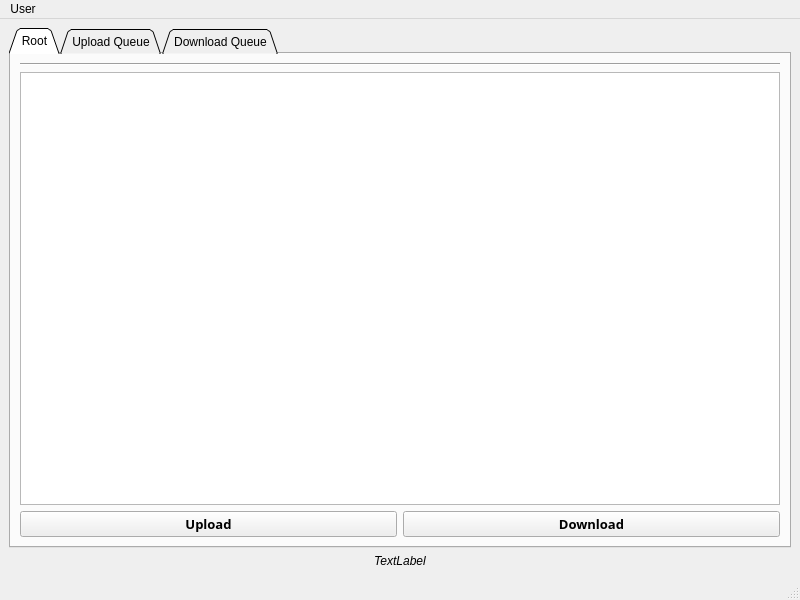
<?xml version="1.0" encoding="UTF-8"?>
<ui version="4.0">
 <class>MainView</class>
 <widget class="QMainWindow" name="MainView">
  <property name="windowModality">
   <enum>Qt::NonModal</enum>
  </property>
  <property name="geometry">
   <rect>
    <x>0</x>
    <y>0</y>
    <width>800</width>
    <height>600</height>
   </rect>
  </property>
  <property name="windowTitle">
   <string>Kafka File Server</string>
  </property>
  <property name="windowIcon">
   <iconset resource="resources.qrc">
    <normaloff>:/icons/origami.ico</normaloff>:/icons/origami.ico</iconset>
  </property>
  <property name="iconSize">
   <size>
    <width>45</width>
    <height>45</height>
   </size>
  </property>
  <property name="tabShape">
   <enum>QTabWidget::Triangular</enum>
  </property>
  <widget class="QWidget" name="centralwidget">
   <layout class="QVBoxLayout" name="verticalLayout">
    <item>
     <widget class="QTabWidget" name="tabWidget">
      <property name="sizePolicy">
       <sizepolicy hsizetype="Expanding" vsizetype="Expanding">
        <horstretch>0</horstretch>
        <verstretch>0</verstretch>
       </sizepolicy>
      </property>
      <property name="tabShape">
       <enum>QTabWidget::Triangular</enum>
      </property>
      <property name="currentIndex">
       <number>0</number>
      </property>
      <widget class="QWidget" name="rootTab">
       <attribute name="title">
        <string>Root</string>
       </attribute>
       <layout class="QVBoxLayout" name="verticalLayout_2">
        <item>
         <widget class="Line" name="line">
          <property name="orientation">
           <enum>Qt::Horizontal</enum>
          </property>
         </widget>
        </item>
        <item>
         <widget class="QListView" name="listView"/>
        </item>
        <item>
         <layout class="QHBoxLayout" name="horizontalLayout">
          <item>
           <widget class="QPushButton" name="uploadButton">
            <property name="font">
             <font>
              <family>Segoe UI Semibold</family>
              <pointsize>10</pointsize>
              <weight>75</weight>
              <bold>true</bold>
             </font>
            </property>
            <property name="text">
             <string>Upload</string>
            </property>
           </widget>
          </item>
          <item>
           <widget class="QPushButton" name="downloadButton">
            <property name="font">
             <font>
              <family>Segoe UI Semibold</family>
              <pointsize>10</pointsize>
              <weight>75</weight>
              <bold>true</bold>
             </font>
            </property>
            <property name="text">
             <string>Download</string>
            </property>
           </widget>
          </item>
         </layout>
        </item>
       </layout>
      </widget>
      <widget class="QWidget" name="uploadQueueTab">
       <attribute name="title">
        <string>Upload Queue</string>
       </attribute>
       <layout class="QVBoxLayout" name="verticalLayout_3">
        <item>
         <widget class="QListView" name="uploadListView"/>
        </item>
       </layout>
      </widget>
      <widget class="QWidget" name="downloadQueueTab">
       <attribute name="title">
        <string>Download Queue</string>
       </attribute>
       <layout class="QVBoxLayout" name="verticalLayout_4">
        <item>
         <widget class="QListView" name="downloadListView"/>
        </item>
       </layout>
      </widget>
     </widget>
    </item>
    <item>
     <widget class="QLabel" name="label">
      <property name="font">
       <font>
        <family>Segoe UI</family>
        <pointsize>9</pointsize>
        <italic>true</italic>
       </font>
      </property>
      <property name="frameShape">
       <enum>QFrame::NoFrame</enum>
      </property>
      <property name="frameShadow">
       <enum>QFrame::Plain</enum>
      </property>
      <property name="lineWidth">
       <number>0</number>
      </property>
      <property name="text">
       <string>TextLabel</string>
      </property>
      <property name="alignment">
       <set>Qt::AlignCenter</set>
      </property>
     </widget>
    </item>
   </layout>
  </widget>
  <widget class="QMenuBar" name="menubar">
   <property name="geometry">
    <rect>
     <x>0</x>
     <y>0</y>
     <width>800</width>
     <height>26</height>
    </rect>
   </property>
   <widget class="QMenu" name="menuUser">
    <property name="title">
     <string>User</string>
    </property>
    <addaction name="actionLog_out"/>
   </widget>
   <addaction name="menuUser"/>
  </widget>
  <widget class="QStatusBar" name="statusbar">
   <property name="sizePolicy">
    <sizepolicy hsizetype="Minimum" vsizetype="Minimum">
     <horstretch>0</horstretch>
     <verstretch>0</verstretch>
    </sizepolicy>
   </property>
   <property name="font">
    <font>
     <pointsize>11</pointsize>
     <italic>true</italic>
    </font>
   </property>
  </widget>
  <action name="actionLog_out">
   <property name="text">
    <string>Log-out</string>
   </property>
  </action>
 </widget>
 <resources>
  <include location="resources.qrc"/>
 </resources>
 <connections/>
</ui>
